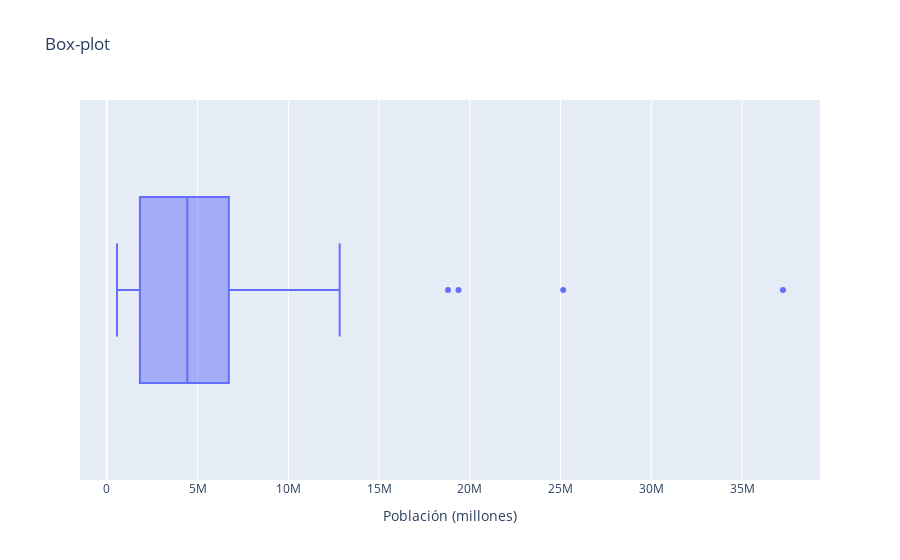

Notebook cell for this chart:
### Code cell
fig = px.box(df, x='Population', hover_data=['State',], title='Box-plot')
fig.update_layout(xaxis_title='Población (millones)',)
fig.show()

### Figure 1 — Plotly figure (JSON) as saved in the notebook; plotly's stock layout.template omitted (floating-point values rounded to 4 significant figures)
{"data": [{"alignmentgroup": "True", "customdata": [["Alabama"], ["Alaska"], ["Arizona"], ["Arkansas"], ["California"], ["Colorado"], ["Connecticut"], ["Delaware"], ["Florida"], ["Georgia"], ["Hawaii"], ["Idaho"], ["Illinois"], ["Indiana"], ["Iowa"], ["Kansas"], ["Kentucky"], ["Louisiana"], ["Maine"], ["Maryland"], ["Massachusetts"], ["Michigan"], ["Minnesota"], ["Mississippi"], ["Missouri"], ["Montana"], ["Nebraska"], ["Nevada"], ["New Hampshire"], ["New Jersey"], ["New Mexico"], ["New York"], ["North Carolina"], ["North Dakota"], ["Ohio"], ["Oklahoma"], ["Oregon"], ["Pennsylvania"], ["Rhode Island"], ["South Carolina"], ["South Dakota"], ["Tennessee"], ["Texas"], ["Utah"], ["Vermont"], ["Virginia"], ["Washington"], ["West Virginia"], ["Wisconsin"], ["Wyoming"]], "hovertemplate": "Population=%{x}<br>State=%{customdata[0]}<extra></extra>", "legendgroup": "", "marker": {"color": "#636efa"}, "name": "", "notched": false, "offsetgroup": "", "orientation": "h", "showlegend": false, "type": "box", "x": [4779736, 710231, 6392017, 2915918, 37253956, 5029196, 3574097, 897934, 18801310, 9687653, 1360301, 1567582, 12830632, 6483802, 3046355, 2853118, 4339367, 4533372, 1328361, 5773552, 6547629, 9883640, 5303925, 2967297, 5988927, 989415, 1826341, 2700551, 1316470, 8791894, 2059179, 19378102, 9535483, 672591, 11536504, 3751351, 3831074, 12702379, 1052567, 4625364, 814180, 6346105, 25145561, 2763885, 625741, 8001024, 6724540, 1852994, 5686986, 563626], "x0": " ", "xaxis": "x", "y0": " ", "yaxis": "y"}], "layout": {"boxmode": "group", "legend": {"tracegroupgap": 0}, "title": {"text": "Box-plot"}, "xaxis": {"anchor": "y", "domain": [0, 1], "title": {"text": "Población (millones)"}}, "yaxis": {"anchor": "x", "domain": [0, 1]}}}
